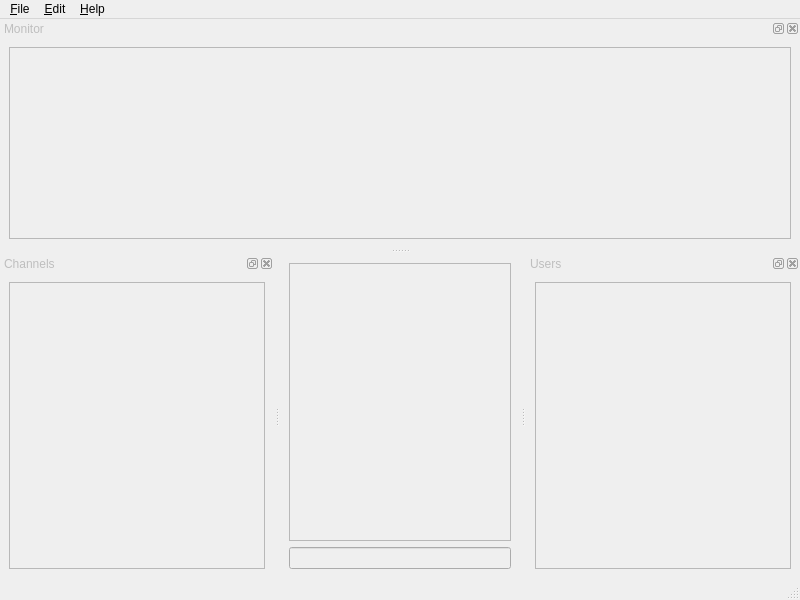
<?xml version="1.0" encoding="UTF-8"?>
<ui version="4.0">
 <class>MainWindow</class>
 <widget class="QMainWindow" name="MainWindow">
  <property name="geometry">
   <rect>
    <x>0</x>
    <y>0</y>
    <width>800</width>
    <height>600</height>
   </rect>
  </property>
  <property name="windowTitle">
   <string>MainWindow</string>
  </property>
  <widget class="QWidget" name="centralwidget">
   <property name="enabled">
    <bool>false</bool>
   </property>
   <layout class="QVBoxLayout" name="verticalLayout_4">
    <item>
     <widget class="QListView" name="chatView"/>
    </item>
    <item>
     <layout class="QHBoxLayout" name="horizontalLayout">
      <item>
       <widget class="QLineEdit" name="lineEdit"/>
      </item>
     </layout>
    </item>
   </layout>
  </widget>
  <widget class="QMenuBar" name="menubar">
   <property name="geometry">
    <rect>
     <x>0</x>
     <y>0</y>
     <width>800</width>
     <height>29</height>
    </rect>
   </property>
   <widget class="QMenu" name="menu_File">
    <property name="title">
     <string>&amp;File</string>
    </property>
    <addaction name="action_Connect_to_server"/>
    <addaction name="action_Disconnect_from_server"/>
    <addaction name="separator"/>
    <addaction name="action_Settings"/>
    <addaction name="separator"/>
    <addaction name="action_Quit"/>
   </widget>
   <widget class="QMenu" name="menu_Edit">
    <property name="title">
     <string>&amp;Edit</string>
    </property>
   </widget>
   <widget class="QMenu" name="menu_Help">
    <property name="title">
     <string>&amp;Help</string>
    </property>
    <addaction name="action_About"/>
    <addaction name="actionAbout_Qt"/>
    <addaction name="separator"/>
    <addaction name="action_Help"/>
   </widget>
   <addaction name="menu_File"/>
   <addaction name="menu_Edit"/>
   <addaction name="menu_Help"/>
  </widget>
  <widget class="QStatusBar" name="statusbar"/>
  <widget class="QDockWidget" name="channelsDock">
   <property name="enabled">
    <bool>false</bool>
   </property>
   <property name="windowTitle">
    <string>Channels</string>
   </property>
   <attribute name="dockWidgetArea">
    <number>1</number>
   </attribute>
   <widget class="QWidget" name="dockWidgetContents">
    <layout class="QVBoxLayout" name="verticalLayout">
     <item>
      <widget class="QTreeView" name="channelsView"/>
     </item>
    </layout>
   </widget>
  </widget>
  <widget class="QDockWidget" name="usersDock">
   <property name="enabled">
    <bool>false</bool>
   </property>
   <property name="windowTitle">
    <string>Users</string>
   </property>
   <attribute name="dockWidgetArea">
    <number>2</number>
   </attribute>
   <widget class="QWidget" name="dockWidgetContents_3">
    <layout class="QVBoxLayout" name="verticalLayout_2">
     <item>
      <widget class="QTreeView" name="usersView"/>
     </item>
    </layout>
   </widget>
  </widget>
  <widget class="QDockWidget" name="monitorDock">
   <property name="enabled">
    <bool>false</bool>
   </property>
   <property name="windowTitle">
    <string>Monitor</string>
   </property>
   <attribute name="dockWidgetArea">
    <number>4</number>
   </attribute>
   <widget class="QWidget" name="dockWidgetContents_4">
    <layout class="QVBoxLayout" name="verticalLayout_3">
     <item>
      <widget class="QListView" name="monitorView"/>
     </item>
    </layout>
   </widget>
  </widget>
  <action name="action_Connect_to_server">
   <property name="text">
    <string>&amp;Connect to server</string>
   </property>
  </action>
  <action name="action_Disconnect_from_server">
   <property name="text">
    <string>&amp;Disconnect from server</string>
   </property>
  </action>
  <action name="action_Settings">
   <property name="text">
    <string>&amp;Settings</string>
   </property>
  </action>
  <action name="action_Quit">
   <property name="text">
    <string>&amp;Quit</string>
   </property>
  </action>
  <action name="action_About">
   <property name="text">
    <string>&amp;About</string>
   </property>
  </action>
  <action name="actionAbout_Qt">
   <property name="text">
    <string>About &amp;Qt</string>
   </property>
  </action>
  <action name="action_Help">
   <property name="text">
    <string>&amp;Help</string>
   </property>
  </action>
 </widget>
 <resources/>
 <connections/>
</ui>
